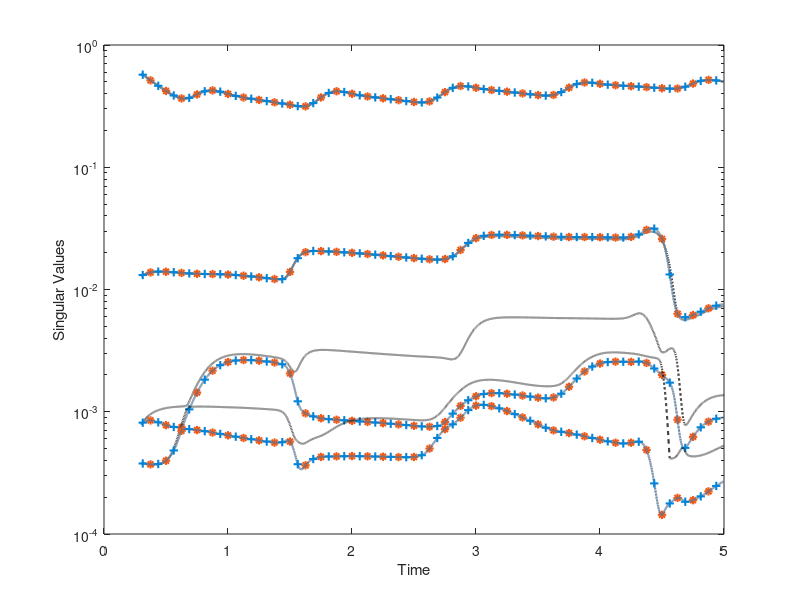

Here is the MATLAB script that generated this plot: (Note: this script raises an error after producing the figure.)
% Plot the singular values 
% Written by: Prerna Patil 

clc
clear 
close all 

% Singular values 
load('BurgersDBC_d4_r4.mat');
Tf = 5;

figure(1)
for i = 1:NModes
    semilogy(dt*(1:nTimeStep/nSkip)*nSkip,SDNS(i,:),'--k',LW,1.5);
    hold on 
    semilogy(dt*(1:nTimeStep),SDO(i,:),'--','color',RGB2,LW,1.5);
    semilogy(dt*(1:500:nTimeStep),SDO(i,1:500:nTimeStep),'*','color',RGB2,LW,1.5);
    
    semilogy(dt*(1:nTimeStep),Sigma(i,:),':','color',RGB1,LW,1.5);
    semilogy(dt*(250:500:nTimeStep),Sigma(i,250:500:nTimeStep),'+','color',RGB1,LW,1.5);
    
end
xlabel('Time')
ylabel('Singular Values');


% Singular values 
clear
load('BurgersDBC_d4_r6.mat');
Tf = 5;

figure(2)
for i = 1:NModes
    semilogy(dt*(1:nTimeStep/nSkip)*nSkip,SDNS(i,:),'--k',LW,1.5);
    hold on 
    semilogy(dt*(1:nTimeStep),SDO(i,:),'--','color',RGB2,LW,1.5);
    semilogy(dt*(1:500:nTimeStep),SDO(i,1:500:nTimeStep),'*','color',RGB2,LW,1.5);
    
    semilogy(dt*(1:nTimeStep),Sigma(i,:),':','color',RGB1,LW,1.5);
    semilogy(dt*(250:500:nTimeStep),Sigma(i,250:500:nTimeStep),'+','color',RGB1,LW,1.5);
    
end
xlabel('Time')
ylabel('Singular Values');


% Singular values 
clear
load('BurgersDBC_d4_r8.mat');
Tf = 5;

figure(3)
for i = 1:NModes
    semilogy(dt*(1:nTimeStep/nSkip)*nSkip,SDNS(i,:),'--k',LW,1.5);
    hold on 
    semilogy(dt*(1:nTimeStep),SDO(i,:),'--','color',RGB2,LW,1.5);
    semilogy(dt*(1:500:nTimeStep),SDO(i,1:500:nTimeStep),'*','color',RGB2,LW,1.5);
    
    semilogy(dt*(1:nTimeStep),Sigma(i,:),':','color',RGB1,LW,1.5);
    semilogy(dt*(250:500:nTimeStep),Sigma(i,250:500:nTimeStep),'+','color',RGB1,LW,1.5);
    
end
xlabel('Time')
ylabel('Singular Values');
h= zeros(3,1);
h(1) = plot(NaN,NaN,'--k','linewidth',1.5);
h(2) = plot(NaN,NaN,':+','color',RGB1,LW,2.5);
h(3) = plot(NaN,NaN,'-*','color',RGB2,LW,1.5);
legend(h,'KL','DBO','DO','Location','southeast' );
set(gca,'FontName','Times New Roman','FontSize',18);
box on 
grid on 
ax= gca;
ax.XMinorGrid = 'on';
ax.YMinorGrid = 'off';

figure(1)
hold on 
for i = 6:NModes
    semilogy(dt*(1:nTimeStep/nSkip)*nSkip,SDNS(i,:),'--k',LW,1.5);
    hold on 
end
ylim([10^-8 10^1]);
xlim([Ts Tf]);
h= zeros(3,1);
h(1) = plot(NaN,NaN,'--k','linewidth',1.5);
h(2) = plot(NaN,NaN,':+','color',RGB1,LW,2.5);
h(3) = plot(NaN,NaN,'-*','color',RGB2,LW,1.5);
legend(h,'KL','DBO','DO' ,'Location','southeast' );
set(gca,'FontName','Times New Roman','FontSize',18);
box on 
grid on 
ax= gca;
ax.XMinorGrid = 'on';
ax.YMinorGrid = 'off';
set(gca,'LooseInset', max(get(gca,'TightInset'), 0.02));


figure(2)
hold on 
for i = 8:NModes
    semilogy(dt*(1:nTimeStep/nSkip)*nSkip,SDNS(i,:),'--k',LW,1.5);
    hold on 
end
ylim([10^-8 10^1]);
xlim([Ts Tf]);
h= zeros(3,1);
h(1) = plot(NaN,NaN,'--k','linewidth',1.5);
h(2) = plot(NaN,NaN,':+','color',RGB1,LW,2.5);
h(3) = plot(NaN,NaN,'-*','color',RGB2,LW,1.5);
legend(h,'KL','DBO','DO','Location','southeast'  );
set(gca,'FontName','Times New Roman','FontSize',18);
box on 
grid on 
ax= gca;
ax.XMinorGrid = 'on';
ax.YMinorGrid = 'off';
set(gca,'LooseInset', max(get(gca,'TightInset'), 0.02));

figure(3)
ylim([10^-8 10^1]);
xlim([Ts Tf]);
set(gca,'LooseInset', max(get(gca,'TightInset'), 0.02));